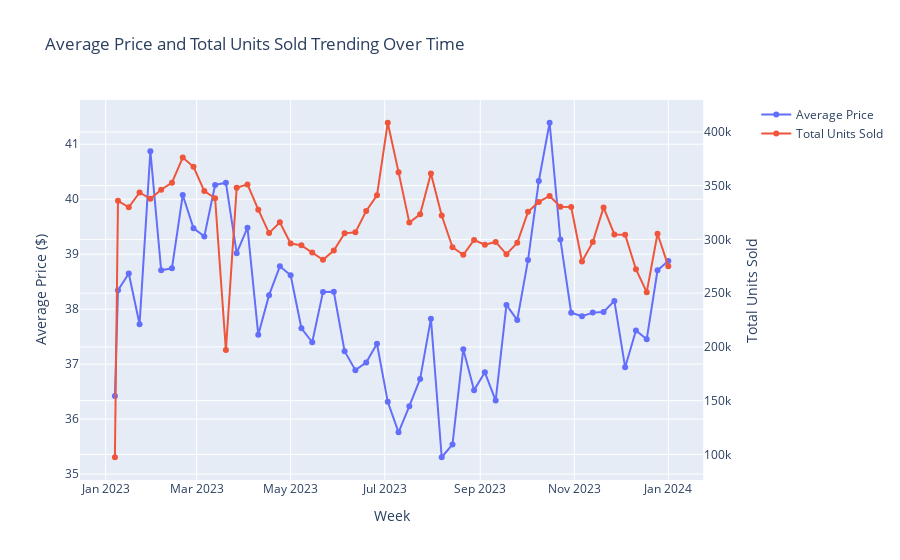

The notebook cell this image was saved under:
### Code cell
# Load data from the 'Weekly' sheet
weekly_data = pd.read_excel('Customer_Success_Engineer_-_Project_Data.xlsx', sheet_name='Weekly', header=1)

# Convert 'Week' to datetime (adjust the string split if the date format is different)
weekly_data['Week'] = pd.to_datetime(weekly_data['Week'].str.split(' - ').str[0])

# Group by 'Week' and calculate the average price and total units
weekly_summary = weekly_data.groupby('Week').agg({'Price': 'mean', 'Units': 'sum'}).reset_index()

# Create figure with secondary y-axis for Units using make_subplots
fig = make_subplots(specs=[[{"secondary_y": True}]])

# Add Price trace on primary y-axis
fig.add_trace(
    go.Scatter(x=weekly_summary['Week'], y=weekly_summary['Price'], name='Average Price', mode='lines+markers'),
    secondary_y=False,
)

# Add Units trace on secondary y-axis
fig.add_trace(
    go.Scatter(x=weekly_summary['Week'], y=weekly_summary['Units'], name='Total Units Sold', mode='lines+markers'),
    secondary_y=True,
)

# Add titles and axis labels
fig.update_layout(
    title_text='Average Price and Total Units Sold Trending Over Time'
)

fig.update_xaxes(title_text='Week')
fig.update_yaxes(title_text='Average Price ($)', secondary_y=False)
fig.update_yaxes(title_text='Total Units Sold', secondary_y=True)

# Show the plot
fig.show()
